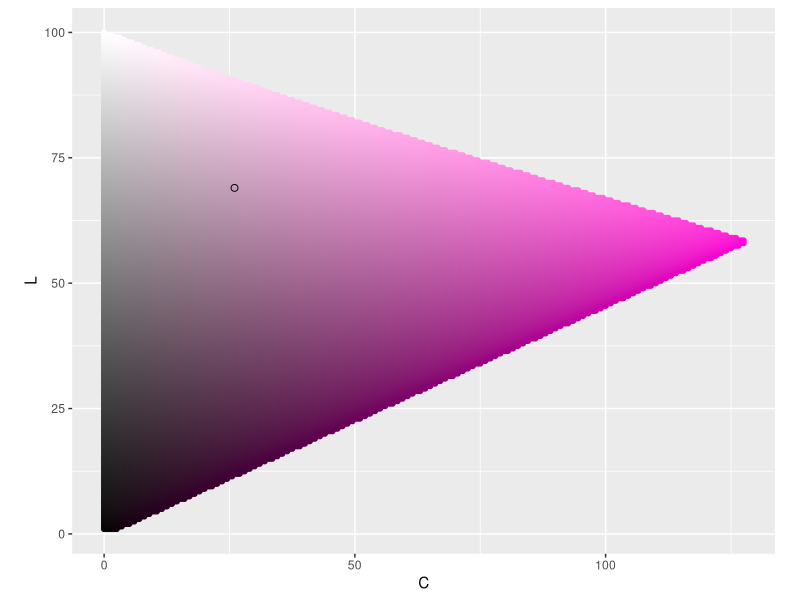
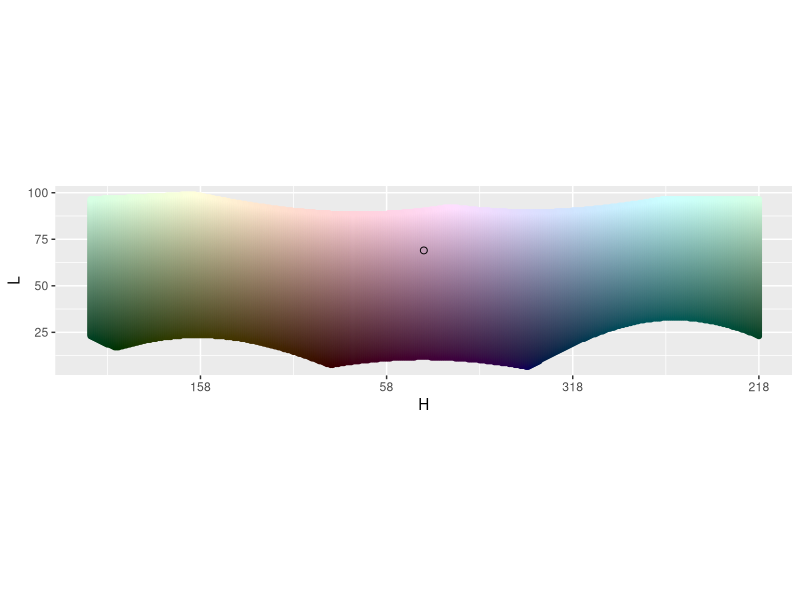
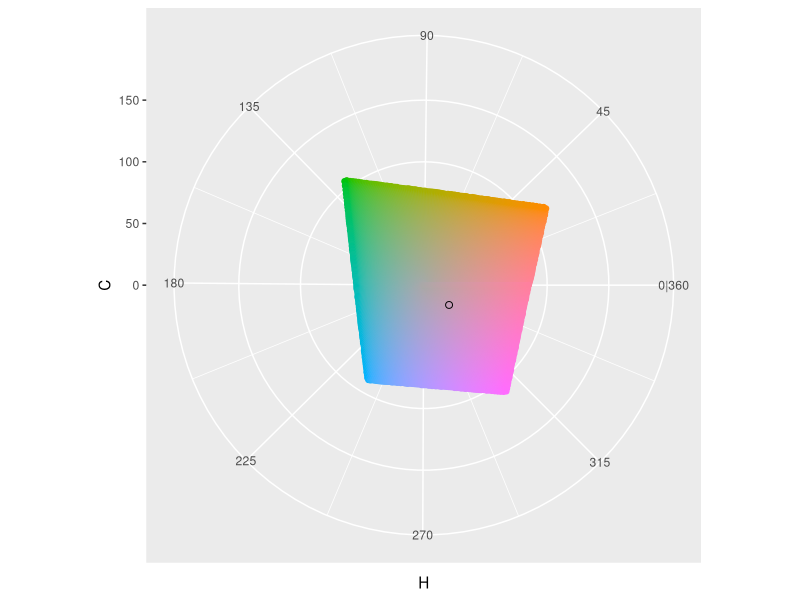
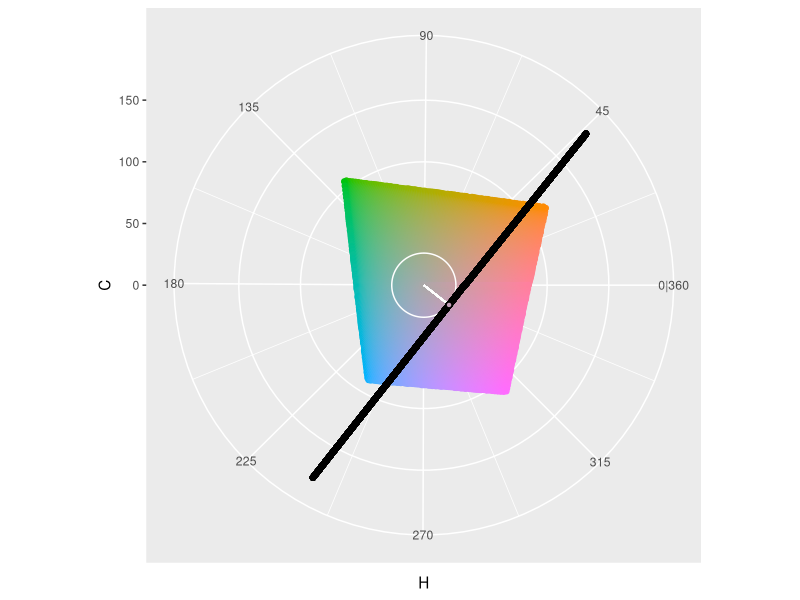
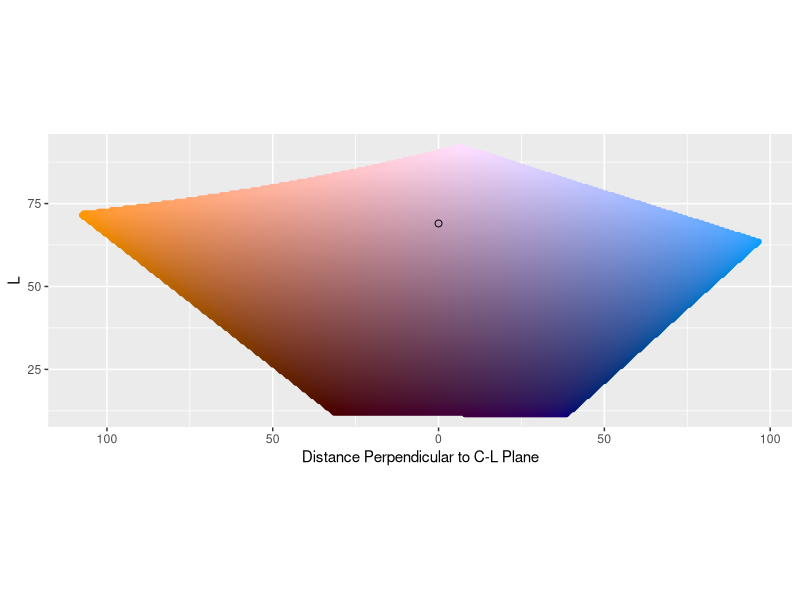
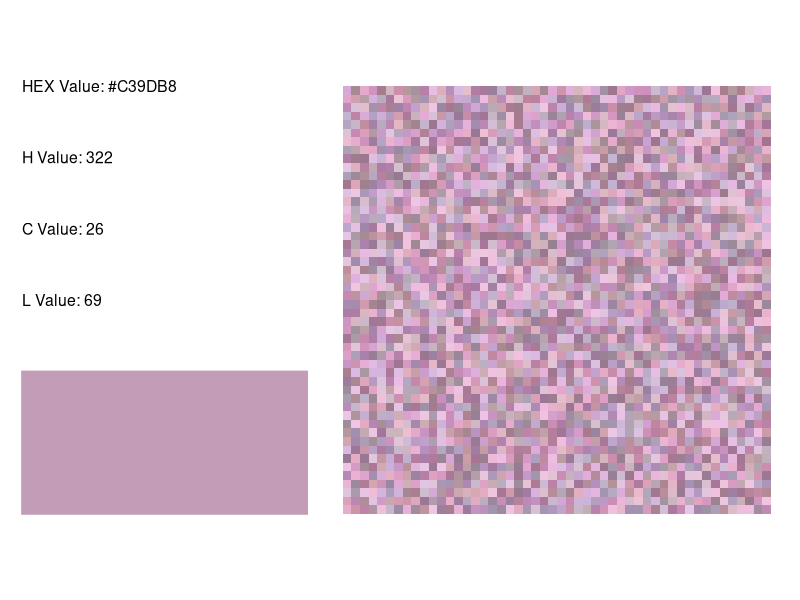
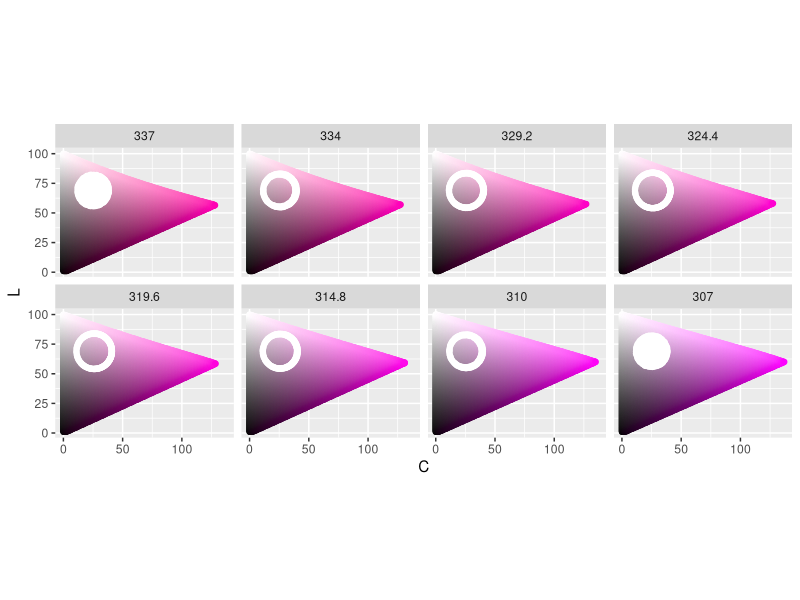
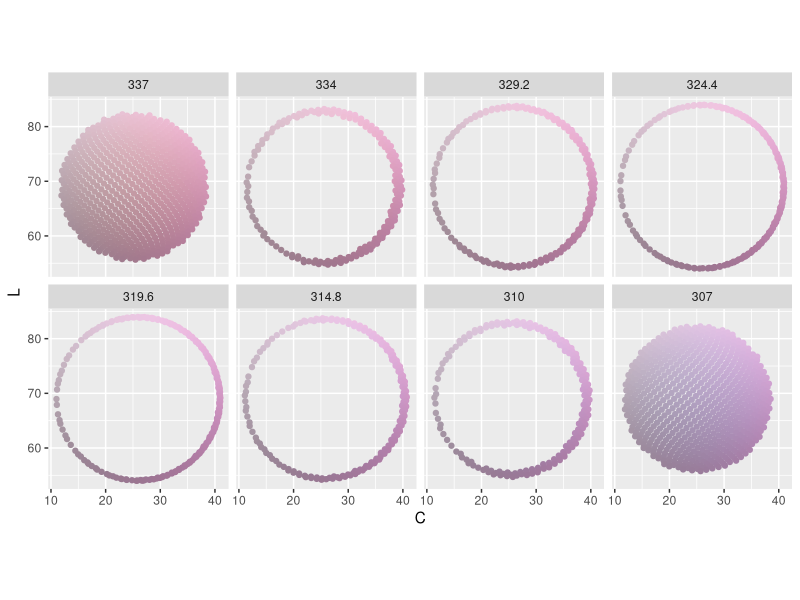

Write R code to recreate these figures, in order.
## ---- chunk 1
knitr::opts_chunk$set(eval = FALSE)
knitr::opts_knit$set(bookdown.internal.label = FALSE)
knitr::opts_chunk$set(out.extra = 'style="display:block; margin:auto;"')  # center
## ---- chunk 2
##---------
# Libraries
##---------
library(tidyverse)
library(patchwork)
library(colorspace)

##------------
# Pick a color
##------------
H_point <- 322
C_point <- 26
L_point <- 69

color_hex <- hcl(H_point, 
                 C_point, 
                 L_point,
                 fixup = FALSE)

##--------------------------------
# See color in H, C, L color space 
##--------------------------------
# C-L Plane ----
get_C_L_plane <- function(H_point) {
  expand_grid(H = H_point,
              C = seq(0, 180, .5),
              L = seq(1, 100, .5)) %>%
    mutate(color_value = hcl(H, C, L, fixup = FALSE)) %>%
    filter(!is.na(color_value))
}
C_L_plane <- get_C_L_plane(H_point)

graph_C_L_plane <- function(C_L_plane, color_hex) {
  ggplot() +
    geom_point(data = C_L_plane,
               aes(C, L, color = color_value, fill = color_value)) +
    scale_x_continuous(labels = abs) +
    scale_color_identity() +
    scale_fill_identity() +
    geom_point(aes(x = C_point,
                   y = L_point),
               color = 'black',
               fill = color_hex,
               shape = 21,
               size = 2) +
    coord_equal()
}
graph_C_L_plane(C_L_plane, color_hex)

# H-L Curve ----
get_H_L_curve <- function(C_point) {
  expand_grid(H = seq(1, 360, 1),
              C = C_point,
              L = seq(1, 100, .5)) %>%
    mutate(color_value = hcl(H, C, L, fixup = FALSE)) %>%
    filter(!is.na(color_value))
}
H_L_curve <- get_H_L_curve(C_point)

label_H_center <- function(H_point, ...) {
  function(x) {(x + (180 - H_point)) %% 360}
}

graph_H_L_curve <- function(H_L_curve, color_hex, H_point) {
  ggplot() +
    geom_point(data = H_L_curve,
               aes((H + (180 - H_point)) %% 360, L, 
                   color = color_value, fill = color_value)) +
    scale_color_identity() +
    scale_fill_identity() +
    geom_point(aes(x = 180, # Because we rotated points to not drop over edge
                   y = L_point),
               color = 'black',
               fill = color_hex,
               shape = 21,
               size = 2) +
    scale_x_reverse('H', # Like you're standing on the inside
                    labels = label_H_center(H_point = H_point),
                    limits = c(360, 0)) +
    coord_equal()
}
graph_H_L_curve(H_L_curve, color_hex, H_point)

# H-C plane ----
get_H_C_plane <- function(L_point){
  expand_grid(H = seq(1, 360, 1),
              C = seq(0, 180, .5),
              L = L_point) %>%
    mutate(color_value = hcl(H, C, L, fixup = FALSE)) %>%
    filter(!is.na(color_value))
}
H_C_plane <- get_H_C_plane(L_point)

graph_H_C_plane <- function(H_C_plane, color_hex) {
  ggplot() +
    geom_point(data = H_C_plane,
               aes(H, C, color = color_value, fill = color_value)) +
    scale_color_identity() +
    scale_fill_identity() +
    scale_x_continuous(breaks = seq(45, 360, 45),
                       minor_breaks = seq(0, 315, 45) + 45/2,
                       labels = c('45', '90', '135', '180', 
                                  '225', '270', '315', '0|360')) +
    scale_y_continuous(limits = c(0, 180)) +
    geom_point(aes(x = H_point,
                   y = C_point),
               color = 'black',
               fill = color_hex,
               shape = 21,
               size = 2) +
    coord_polar(start = 270 * pi / 180,
                direction = -1)
}
graph_H_C_plane(H_C_plane, color_hex)

# C tangent plane ----
C_circle <- data.frame(H = seq(1, 360),
                       C = C_point,
                       color_value = "white")
C_tangent_plane <- expand_grid(x = C_point, # Plane perpendicular to H at C
                               perpendicular_from_C_L = 
                                 seq(-sqrt(180^2 - C_point^2), sqrt(180^2 - C_point^2)),
                               L = seq(1, 100, 1)) %>%
  mutate(x_rotate = x * cos(H_point * pi/180) -  # rotate
           perpendicular_from_C_L * sin(H_point * pi/180),
         y_rotate = x * sin(H_point * pi/180) + 
           perpendicular_from_C_L * cos(H_point * pi/180)) %>%
  mutate(x = x_rotate,
         y = y_rotate) %>%
  select(-x_rotate, -y_rotate)  %>%
  mutate(H = (atan2(y, x) * 180/pi) %% 360,
         C = sqrt(x^2 + y^2)) %>%
  mutate(color_value = "white")
ggplot(data = H_C_plane,
       aes(H, C, color = color_value, fill = color_value)) +
  geom_point() +
  scale_color_identity() +
  scale_fill_identity() +
  scale_x_continuous(breaks = seq(45, 360, 45),
                     minor_breaks = seq(0, 315, 45) + 45/2,
                     labels = c('45', '90', '135', '180', 
                                '225', '270', '315', '0|360')) +
  scale_y_continuous(limits = c(0, 180)) +
  geom_path(data = C_circle) +
  geom_segment(x = H_point,
               y = 0,
               xend = H_point,
               yend = C_point,
               col = "white") +
  geom_point(data = C_tangent_plane, col = "black") +
  geom_point(x = H_point,
             y = C_point,
             color = 'black',
             fill = color_hex,
             shape = 21) +
  coord_polar(start = 270 * pi / 180,
              direction = -1)

get_C_tangent_plane <- function(H_point, C_point) {
  expand_grid(x = C_point, # Plane perpendicular to H at C
              perpendicular_from_C_L = seq(-180, 180, .5),
              L = seq(1, 100, .5)) %>%
    mutate(x_rotate = x * cos(H_point * pi/180) -  # rotate
             perpendicular_from_C_L * sin(H_point * pi/180),
           y_rotate = x * sin(H_point * pi/180) + 
             perpendicular_from_C_L * cos(H_point * pi/180)) %>%
    mutate(x = x_rotate,
           y = y_rotate) %>%
    select(-x_rotate, -y_rotate)  %>%
    mutate(H = (atan2(y, x) * 180/pi) %% 360,
           C = sqrt(x^2 + y^2)) %>%
    mutate(color_value = hcl(H, C, L, fixup = FALSE)) %>%
    filter(!is.na(color_value))
}
C_tangent_plane <- get_C_tangent_plane(H_point, C_point)

graph_C_tangent_plane <- function(C_tangent_plane, color_hex) {
  ggplot() +
    geom_point(data = C_tangent_plane,
               aes(perpendicular_from_C_L, L, 
                   color = color_value, fill = color_value)) +
    scale_color_identity() +
    scale_fill_identity() +
    scale_x_reverse("Distance Perpendicular to C-L Plane",
                    labels = abs) +
    geom_point(aes(x = 0,
                   y = L_point),
               color = 'black',
               fill = color_hex,
               shape = 21,
               size = 2) +
    coord_equal()
}
graph_C_tangent_plane(C_tangent_plane, color_hex)
## ---- chunk 3
knitr::include_graphics('/post/2021-08-10-choosing-nearby-colors-part-2/index.en-us_files/c_l_plane.png', error = FALSE)
## ---- chunk 4
knitr::include_graphics('/post/2021-08-10-choosing-nearby-colors-part-2/index.en-us_files/h_c_plane.png', error = FALSE)
## ---- chunk 5
knitr::include_graphics('/post/2021-08-10-choosing-nearby-colors-part-2/index.en-us_files/h_l_curve.png', error = FALSE)
## ---- chunk 6
knitr::include_graphics('/post/2021-08-10-choosing-nearby-colors-part-2/index.en-us_files/c_tangent_plane_setup.png', error = FALSE)
## ---- chunk 7
knitr::include_graphics('/post/2021-08-10-choosing-nearby-colors-part-2/index.en-us_files/c_tangent_plane.png', error = FALSE)
## ---- chunk 8
##------------------
# x, y, L perimeter
##------------------
width <- 15
n_color <- 50 ^ 2

# http://extremelearning.com.au/how-to-evenly-distribute-points-on-a-sphere-more-effectively-than-the-canonical-fibonacci-lattice/#more-3069
get_xyl_data <- function(H_point, C_point, L_point, width, n_color) {
  data.frame(theta = 2 * pi * seq(0, n_color - 1) / ((1 + sqrt(5)) / 2),
             phi = acos(1 - 2 * (seq(0, n_color - 1) + .5) / n_color)) %>%
    mutate(x = cos(theta) * sin(phi),
           y = sin(theta) * sin(phi),
           L = cos(phi)) %>%
    mutate(x = x * width + C_point * cos(H_point * pi/180),
           y = y * width + C_point * sin(H_point * pi/180),
           L = L * width + L_point) %>%
    mutate(H = (atan2(y, x) * 180/pi) %% 360,
           C = sqrt(x^2 + y^2)) %>%
    filter(L >= 0 & L <= 100 & C >= 0) %>%
    mutate(color_value = hcl(h = H,
                             c = C,
                             l = L)) %>%
    mutate(x = C * cos(H * pi/180),
           y = C * sin(H * pi/180)) %>%
    mutate(perpendicular_from_C_L = x * sin(-H_point * pi/180) + 
             y * cos(-H_point * pi/180),
           parallel_along_C_L = x * cos(-H_point * pi/180) - 
             y * sin(-H_point * pi/180)) %>%
    mutate(row_value = sample(row_number(), n()),
           col_value = ceiling(row_value / sqrt(n_color))) %>%
    mutate(row_value = (row_value %% sqrt(n_color)) + 1) %>%
    mutate(L_cut = as.character(
      cut(L, breaks = c(-Inf, seq(L_point - width, 
                                  L_point + width, 
                                  length.out = 7), 
                        Inf),
          labels = c(L_point - width, 
                     seq(L_point - (width * .8), 
                         L_point + (width * .8), 
                         length.out = 6), 
                     L_point + width))),
      C_cut = as.character(
        cut(C,
            breaks = c(-Inf, 
                       seq(C_point - width, 
                           C_point + width, 
                           length.out = 7), 
                       Inf),
            labels = c(C_point - width, 
                       seq(C_point - (width * .8), 
                           C_point + (width * .8), 
                           length.out = 6), 
                       C_point + width))),
      H_cut = as.character(
        cut((180 - abs(abs(H - H_point) - 180)) * 
              sign(180 - abs(H - H_point)) * 
              sign(H - H_point),
            breaks = c(-Inf, 
                       seq(0 - width, 
                           0 + width, 
                           length.out = 7), 
                       Inf),
            labels = c(H_point - width, 
                       seq(H_point - (width * .8), 
                           H_point + (width * .8), 
                           length.out = 6), 
                       H_point + width) %% 360)),
      perpendicular_from_C_L_cut = as.character(
        cut(perpendicular_from_C_L,
            breaks = c(-Inf, seq(0 - width, 
                                 0 + width, 
                                 length.out = 7), 
                       Inf),
            labels = c(0 - width, 
                       seq(0 - (width * .8), 
                           0 + (width * .8), 
                           length.out = 6), 
                       0 + width))),
      parallel_along_C_L_cut = as.character(
        cut(parallel_along_C_L,
            breaks = c(-Inf, 
                       seq(C_point - width, 
                           C_point + width, 
                           length.out = 7), 
                       Inf),
            labels = c(C_point - width, 
                       seq(C_point - (width * .8), 
                           C_point + (width * .8), 
                           length.out = 6), 
                       C_point + width)))) %>%
    mutate(L_cut = as.factor(as.numeric(L_cut)),
           C_cut = as.factor(as.numeric(C_cut)),
           H_cut = as.factor(as.numeric(H_cut)),
           perpendicular_from_C_L_cut = 
             as.factor(as.numeric(perpendicular_from_C_L_cut)),
           parallel_along_C_L_cut = 
             as.factor(as.numeric(parallel_along_C_L_cut))) %>%
    mutate(H_cut = fct_expand(H_cut, 
                              as.character(c(H_point - width, 
                                             seq(H_point - (width * .8), 
                                                 H_point + (width * .8), 
                                                 length.out = 6), 
                                             H_point + width) %% 360)),
           perpendicular_from_C_L_cut = 
             fct_expand(perpendicular_from_C_L_cut,
                        as.character(c(0 - width, 
                                       seq(0 - (width * .8), 
                                           0 + (width * .8), 
                                           length.out = 6), 
                                       0 + width)))) %>%
    mutate(H_cut = fct_relevel(H_cut, 
                               as.character(c(H_point - width, 
                                              seq(H_point - (width * .8), 
                                                  H_point + (width * .8), 
                                                  length.out = 6), 
                                              H_point + width) %% 360)),
           perpendicular_from_C_L_cut = 
             fct_relevel(perpendicular_from_C_L_cut,
                         as.character(c(0 - width, 
                                        seq(0 - (width * .8), 
                                            0 + (width * .8), 
                                            length.out = 6), 
                                        0 + width)))) %>%
    mutate(H_cut = fct_rev(H_cut),
           perpendicular_from_C_L_cut = fct_rev(perpendicular_from_C_L_cut))
}

xyl <- get_xyl_data(H_point, C_point, L_point, width, n_color)

graph_info <- function(H_point, C_point, L_point) {
  color_hex <- hcl(H_point, 
                   C_point,
                   L_point,
                   fixup = FALSE)
  
  ggplot() +
    geom_rect(aes(xmin = 0, xmax = 1,
                  ymin = 0, ymax = .5), col = color_hex, fill = color_hex) +
    geom_text(data = data.frame(x = 0,
                                y = seq(1.5, .75, -.25),
                                label = c(paste("HEX Value:", color_hex), 
                                          paste("H Value:", H_point),
                                          paste("C Value:", C_point),
                                          paste("L Value:", L_point))),
              aes(x, y, label = label), hjust = 0, size = 4) +
    coord_equal() +
    theme_void()
}

graph_sample <- function(color_points) {
  ggplot(data = color_points,
         aes(x = row_value,
             y = col_value,
             fill = color_value)) +
    geom_tile() +
    coord_equal() +
    scale_fill_identity() +
    theme_void()
}

p1 <- graph_info(H_point, C_point, L_point)
p2 <- graph_sample(xyl)
p1 + p2

# C L plane by H
graph_C_L_by_H <- function(color_points) {
  ggplot(data = color_points, aes(C, L, 
                                  col = color_value, fill = color_value)) +
    geom_point() +
    scale_color_identity() +
    scale_fill_identity() +
    facet_wrap(~ H_cut, nrow = 2) +
    coord_equal() 
}

get_C_L_plane_by_H <- function(color_points, H_point, width) {
  map_dfr(as.numeric(as.character(unique(color_points$H_cut))), 
          get_C_L_plane) %>%
    mutate(H_cut = as.factor(H)) %>%
    mutate(H_cut = fct_expand(H_cut, 
                              as.character(c(H_point - width, 
                                             seq(H_point - (width * .8), 
                                                 H_point + (width * .8), 
                                                 length.out = 6), 
                                             H_point + width) %% 360))) %>%
    mutate(H_cut = fct_relevel(H_cut, 
                               as.character(c(H_point - width, 
                                              seq(H_point - (width * .8), 
                                                  H_point + (width * .8), 
                                                  length.out = 6), 
                                              H_point + width) %% 360))) %>%
    mutate(H_cut = fct_rev(H_cut))
}
C_L_plane_by_H <- get_C_L_plane_by_H(xyl, H_point, width)

graph_C_L_plane_by_H <- function(C_L_plane, color_points) {
  ggplot() +
    geom_point(data = C_L_plane,
               aes(C, L, color = color_value, fill = color_value)) +
    geom_point(data = color_points,
               aes(C, L, color = "white", fill = "white")) +
    scale_x_continuous(labels = abs) +
    scale_color_identity() +
    scale_fill_identity() +
    facet_wrap(~ H_cut, nrow = 2) +
    coord_equal()
}
graph_C_L_plane_by_H(C_L_plane_by_H, xyl)
graph_C_L_by_H(xyl)

# H L curve
graph_H_L_by_C <- function(color_points, H_point) {
  ggplot(data = color_points, aes((H + (180 - H_point)) %% 360, L, 
                                  color = color_value, fill = color_value)) +
    geom_point() +
    scale_color_identity() +
    scale_fill_identity() +
    scale_x_reverse('H', # Like you're standing on the inside
                    labels = label_H_center(H_point = H_point)) +
    facet_wrap(~ C_cut, nrow = 2) +
    coord_equal()
}

get_H_L_curve_by_C <- function(color_points) {
  map_dfr(as.numeric(as.character(
    unique(color_points$C_cut))), get_H_L_curve) %>%
    mutate(C_cut = as.factor(C))
}
H_L_curve_by_C <- get_H_L_curve_by_C(xyl)

graph_H_L_curve_by_C <- function(H_L_curve_by_C, color_points, H_point) {
  ggplot() +
    geom_point(data = H_L_curve_by_C,
               aes((H + (180 - H_point)) %% 360, L, 
                   color = color_value, fill = color_value)) +
    geom_point(data = color_points,
               aes((H + (180 - H_point)) %% 360, L, 
                   color = "white", fill = "white")) +
    scale_color_identity() +
    scale_fill_identity() +
    scale_x_reverse('H', # Like you're standing on the inside
                    labels = label_H_center(H_point = H_point),
                    limits = c(360, 0)) +
    facet_wrap(~ C_cut, nrow = 2) +
    coord_equal()
}
graph_H_L_curve_by_C(H_L_curve_by_C, xyl, H_point)
graph_H_L_by_C(xyl, H_point)

# H C plane by L
graph_x_y_by_L <- function(color_points, H_point) {
  ggplot(data = color_points, aes(x, y, 
                                  col = color_value, fill = color_value)) +
    geom_abline(slope = c(tan(-67.5 * pi/180), 
                          tan(-45 * pi/180), 
                          tan(-22.5 * pi/180),
                          0, 100000,
                          tan(22.5 * pi/180), 
                          tan(45 * pi/180), 
                          tan(67.5 * pi/180)), 
                intercept = 0,
                color = "white") +
    geom_abline(slope = tan(H_point * pi/180), 
                intercept = 0,
                color = "black") +
    geom_point() +
    scale_color_identity() +
    scale_fill_identity() +
    facet_wrap(~ L_cut, nrow = 2) +
    coord_equal() +
    theme(axis.line=element_blank(), axis.text.x=element_blank(),
          axis.text.y=element_blank(), axis.ticks=element_blank(),
          axis.title.x=element_blank(), axis.title.y=element_blank(),
          panel.grid.major=element_blank(), panel.grid.minor=element_blank())
}

get_H_C_plane_by_L <- function(color_points) {
  map_dfr(as.numeric(
    as.character(unique(color_points$L_cut))), get_H_C_plane) %>%
    mutate(L_cut = as.factor(L))
}
H_C_plane_by_L <- get_H_C_plane_by_L(xyl)

graph_H_C_plane_by_L <- function(H_C_plane_by_L, color_points) {
  ggplot() +
    geom_point(data = H_C_plane_by_L,
               aes(H, C, color = color_value, fill = color_value)) +
    geom_point(data = color_points,
               aes(H , C, color = "white", fill = "white")) +
    scale_color_identity() +
    scale_fill_identity() +
    scale_x_continuous(breaks = seq(45, 360, 45),
                       minor_breaks = seq(0, 315, 45) + 45/2,
                       labels = c('45', '90', '135', '180', 
                                  '225', '270', '315', '0|360')) +
    scale_y_continuous(limits = c(0, 180)) +
    facet_wrap(~ L_cut, nrow = 2) +
    coord_polar(start = 270 * pi / 180,
                direction = -1)
}
graph_H_C_plane_by_L(H_C_plane_by_L, xyl)
graph_x_y_by_L(xyl, H_point)

# C tangent plane
label_perpendicular_from_C_L_cut<- function(x) {
  as.character(abs(as.numeric(x)))
}

graph_parallel_perpendicular_by_L <- function(color_points) {
  ggplot(data = color_points, 
         aes(x = parallel_along_C_L,
             y = perpendicular_from_C_L,
             color = color_value)) +
    geom_point() +
    scale_color_identity() +
    scale_y_continuous("Distance Perpendicular to C-L Plane", # similar to H
                       labels = abs) +
    labs(x = "Distance Parallel to C-L Plane") + # similar to C
    facet_wrap(~ L_cut, nrow = 2) +
    coord_equal()
}
graph_parallel_perpendicular_by_L(xyl)

graph_perpendicular_L_by_parallel <- function(color_points) {
  ggplot(data = color_points, 
         aes(x = perpendicular_from_C_L,
             y = L,
             color = color_value)) +
    geom_point() +
    scale_color_identity() +
    scale_x_continuous("Distance Perpendicular to C-L Plane",
                       labels = abs) +
    scale_y_continuous(labels = abs) +
    facet_wrap(~ parallel_along_C_L_cut, nrow = 2) +
    coord_equal()
}
graph_perpendicular_L_by_parallel(xyl)

graph_parallel_L_by_perpendicular <- function(color_points) {
  ggplot(data = color_points, 
         aes(x = parallel_along_C_L,
             y = L,
             color = color_value)) +
    geom_point() +
    scale_color_identity() +
    labs(x = "Distance Parallel to C-L Plane") +
    facet_wrap(~ perpendicular_from_C_L_cut, nrow = 2,
               labeller = as_labeller(label_perpendicular_from_C_L_cut)) +
    coord_equal()
}
graph_parallel_L_by_perpendicular(xyl)
## ---- chunk 9
knitr::include_graphics('/post/2021-08-10-choosing-nearby-colors-part-2/index.en-us_files/xyl_info.png', error = FALSE)
## ---- chunk 10
knitr::include_graphics('/post/2021-08-10-choosing-nearby-colors-part-2/index.en-us_files/xyl_c_l_plane.png', error = FALSE)
## ---- chunk 11
knitr::include_graphics('/post/2021-08-10-choosing-nearby-colors-part-2/index.en-us_files/xyl_c_l.png', error = FALSE)
## ---- chunk 12
knitr::include_graphics('/post/2021-08-10-choosing-nearby-colors-part-2/index.en-us_files/xyl_h_l_curve.png', error = FALSE)
## ---- chunk 13
knitr::include_graphics('/post/2021-08-10-choosing-nearby-colors-part-2/index.en-us_files/xyl_h_l.png', error = FALSE)
## ---- chunk 14
knitr::include_graphics('/post/2021-08-10-choosing-nearby-colors-part-2/index.en-us_files/xyl_h_c_plane.png', error = FALSE)
## ---- chunk 15
knitr::include_graphics('/post/2021-08-10-choosing-nearby-colors-part-2/index.en-us_files/xyl_h_c.png', error = FALSE)
## ---- chunk 16
knitr::include_graphics('/post/2021-08-10-choosing-nearby-colors-part-2/index.en-us_files/xyl_par_per.png', error = FALSE)
## ---- chunk 17
knitr::include_graphics('/post/2021-08-10-choosing-nearby-colors-part-2/index.en-us_files/xyl_per_l.png', error = FALSE)
## ---- chunk 18
knitr::include_graphics('/post/2021-08-10-choosing-nearby-colors-part-2/index.en-us_files/xyl_par_l.png', error = FALSE)
## ---- chunk 19
##------------------
# H, C, L, perimeter
##------------------
get_hcl_data <- function(H_point, C_point, L_point, width, n_color) {
 data.frame(theta = 2 * pi * seq(0, n_color - 1) / ((1 + sqrt(5)) / 2),
                  phi = acos(1 - 2 * (seq(0, n_color - 1) + .5) / n_color)) %>%
  mutate(H = cos(theta) * sin(phi),
         C = sin(theta) * sin(phi),
         L = cos(phi)) %>%
  mutate(H = H * width + H_point,
         C = C * width + C_point,
         L = L * width + L_point) %>%
  mutate(H = H %% 360) %>% # not really needed except for graphs
  filter(L >= 0 & L <= 100 & C >= 0) %>%
  mutate(color_value = hcl(h = H,
                           c = C,
                           l = L)) %>%
  mutate(x = C * cos(H * pi/180),
         y = C * sin(H * pi/180)) %>%
  mutate(perpendicular_from_C_L = x * sin(-H_point * pi/180) + 
           y * cos(-H_point * pi/180), # not a C value since we didn't rotate by H
         parallel_along_C_L = x * cos(-H_point * pi/180) - 
           y * sin(-H_point * pi/180)) %>%
  mutate(row_value = sample(row_number(), n()),
         col_value = ceiling(row_value / sqrt(n_color))) %>%
  mutate(row_value = (row_value %% sqrt(n_color)) + 1) %>%
  mutate(L_cut = as.character(
    cut(L, breaks = c(-Inf, seq(L_point - width, 
                                L_point + width, 
                                length.out = 7), 
                      Inf),
        labels = c(L_point - width, 
                   seq(L_point - (width * .8), 
                       L_point + (width * .8), 
                       length.out = 6), 
                   L_point + width))),
         C_cut = as.character(
           cut(C,
               breaks = c(-Inf, 
                          seq(C_point - width, 
                              C_point + width, 
                              length.out = 7), 
                          Inf),
               labels = c(C_point - width, 
                          seq(C_point - (width * .8), 
                              C_point + (width * .8), 
                              length.out = 6), 
                          C_point + width))),
         H_cut = as.character(
           cut((180 - abs(abs(H - H_point) - 180)) * 
                 sign(180 - abs(H - H_point)) * 
                 sign(H - H_point),
               breaks = c(-Inf, 
                          seq(0 - width, 
                              0 + width, 
                              length.out = 7), 
                          Inf),
               labels = c(H_point - width, 
                          seq(H_point - (width * .8), 
                              H_point + (width * .8), 
                              length.out = 6), 
                          H_point + width) %% 360)),
         perpendicular_from_C_L_cut = as.character(
           cut(perpendicular_from_C_L,
               breaks = c(-Inf, seq(0 - width, 
                                    0 + width, 
                                    length.out = 7), 
                          Inf),
               labels = c(0 - width, 
                          seq(0 - (width * .8), 
                              0 + (width * .8), 
                              length.out = 6), 
                          0 + width))),
         parallel_along_C_L_cut = as.character(
           cut(parallel_along_C_L,
               breaks = c(-Inf, 
                          seq(C_point - width, 
                              C_point + width, 
                              length.out = 7), 
                          Inf),
               labels = c(C_point - width, 
                          seq(C_point - (width * .8), 
                              C_point + (width * .8), 
                              length.out = 6), 
                          C_point + width)))) %>%
  mutate(L_cut = as.factor(as.numeric(L_cut)),
         C_cut = as.factor(as.numeric(C_cut)),
         H_cut = as.factor(as.numeric(H_cut)),
         perpendicular_from_C_L_cut = 
           as.factor(as.numeric(perpendicular_from_C_L_cut)),
         parallel_along_C_L_cut = 
           as.factor(as.numeric(parallel_along_C_L_cut))) %>%
  mutate(H_cut = fct_expand(H_cut, 
                            as.character(c(H_point - width, 
                                           seq(H_point - (width * .8), 
                                               H_point + (width * .8), 
                                               length.out = 6), 
                                           H_point + width) %% 360)),
         perpendicular_from_C_L_cut = 
           fct_expand(perpendicular_from_C_L_cut,
                      as.character(c(0 - width, 
                                     seq(0 - (width * .8), 
                                         0 + (width * .8), 
                                         length.out = 6), 
                                     0 + width)))) %>%
  mutate(H_cut = fct_relevel(H_cut, 
                             as.character(c(H_point - width, 
                                            seq(H_point - (width * .8), 
                                                H_point + (width * .8), 
                                                length.out = 6), 
                                            H_point + width) %% 360)),
         perpendicular_from_C_L_cut = 
           fct_relevel(perpendicular_from_C_L_cut,
                      as.character(c(0 - width, 
                                     seq(0 - (width * .8), 
                                         0 + (width * .8), 
                                         length.out = 6), 
                                     0 + width)))) %>%
  mutate(H_cut = fct_rev(H_cut),
         perpendicular_from_C_L_cut = fct_rev(perpendicular_from_C_L_cut))
}

hcl <- get_hcl_data(H_point, C_point, L_point, width, n_color)

p1 <- graph_info(H_point, C_point, L_point)
p2 <- graph_sample(hcl)
p1 + p2

# C L plane by H
C_L_plane_by_H <- get_C_L_plane_by_H(hcl, H_point, width)
graph_C_L_by_H(hcl)
graph_C_L_plane_by_H(C_L_plane_by_H, hcl)

# H L curve
H_L_curve_by_C <- get_H_L_curve_by_C(hcl)
graph_H_L_by_C(hcl, H_point)
graph_H_L_curve_by_C(H_L_curve_by_C, hcl, H_point)

# H C plane by L
H_C_plane_by_L <- get_H_C_plane_by_L(hcl)
graph_x_y_by_L(hcl, H_point)
graph_H_C_plane_by_L(H_C_plane_by_L, hcl)

# C tangent plane
graph_parallel_perpendicular_by_L(hcl)

graph_perpendicular_L_by_parallel(hcl)

graph_parallel_L_by_perpendicular(hcl)
## ---- chunk 20
knitr::include_graphics('/post/2021-08-10-choosing-nearby-colors-part-2/index.en-us_files/hcl_info.png', error = FALSE)
## ---- chunk 21
knitr::include_graphics('/post/2021-08-10-choosing-nearby-colors-part-2/index.en-us_files/hcl_c_l_plane.png', error = FALSE)
## ---- chunk 22
knitr::include_graphics('/post/2021-08-10-choosing-nearby-colors-part-2/index.en-us_files/hcl_c_l.png', error = FALSE)
## ---- chunk 23
knitr::include_graphics('/post/2021-08-10-choosing-nearby-colors-part-2/index.en-us_files/hcl_h_l_curve.png', error = FALSE)
## ---- chunk 24
knitr::include_graphics('/post/2021-08-10-choosing-nearby-colors-part-2/index.en-us_files/hcl_h_l.png', error = FALSE)
## ---- chunk 25
knitr::include_graphics('/post/2021-08-10-choosing-nearby-colors-part-2/index.en-us_files/hcl_h_c_plane.png', error = FALSE)
## ---- chunk 26
knitr::include_graphics('/post/2021-08-10-choosing-nearby-colors-part-2/index.en-us_files/hcl_h_c.png', error = FALSE)
## ---- chunk 27
knitr::include_graphics('/post/2021-08-10-choosing-nearby-colors-part-2/index.en-us_files/hcl_par_per.png', error = FALSE)
## ---- chunk 28
knitr::include_graphics('/post/2021-08-10-choosing-nearby-colors-part-2/index.en-us_files/hcl_per_l.png', error = FALSE)
## ---- chunk 29
knitr::include_graphics('/post/2021-08-10-choosing-nearby-colors-part-2/index.en-us_files/hcl_par_l.png', error = FALSE)
## ---- chunk 30
##-------
# Compare
##-------
compare <- rbind(xyl[, c('H', 'C', 'L', 'x', 'y', 
                         'H_cut', 'C_cut', 'L_cut', 
                         'perpendicular_from_C_L', 'parallel_along_C_L', 
                         'perpendicular_from_C_L_cut', 'parallel_along_C_L_cut',
                         'row_value', 'col_value', 'color_value')],
                 hcl[, c('H', 'C', 'L', 'x', 'y', 
                         'H_cut', 'C_cut', 'L_cut', 
                         'perpendicular_from_C_L', 'parallel_along_C_L', 
                         'perpendicular_from_C_L_cut', 'parallel_along_C_L_cut',
                         'row_value', 'col_value', 'color_value')]) %>%
  mutate(setting = c(rep('XYL', n_color), rep('HCL', n_color))) 

# C L plane
graph_C_L_by_H_comparison <- function(color_points) {
  ggplot(data = color_points, aes(C, L, col = setting)) +
    geom_point(alpha = .5) +
    facet_wrap(~ H_cut, nrow = 2) +
    coord_equal() +
    scale_color_discrete("") +
    theme(legend.position = "bottom")
}
graph_C_L_by_H_comparison(compare)

# H L curve
graph_H_L_by_C_comparison <- function(color_points, H_point) {
  ggplot(data = color_points, 
         aes((H + (180 - H_point)) %% 360, L, color = setting)) +
    geom_point(alpha = .5) +
    scale_x_reverse('H',
                    labels = label_H_center(H_point = H_point)) +
    facet_wrap(~ C_cut, nrow = 2) +
    coord_equal() +
    scale_color_discrete("") +
    theme(legend.position = "bottom")
}
graph_H_L_by_C_comparison(compare, H_point)

# H C plane
graph_x_y_by_L_comparison <- function(color_points, H_point) {
  ggplot(data = color_points, aes(x, y, col = setting)) +
    geom_abline(slope = c(tan(-67.5 * pi/180), 
                          tan(-45 * pi/180), 
                          tan(-22.5 * pi/180),
                          0, 100000,
                          tan(22.5 * pi/180), 
                          tan(45 * pi/180), 
                          tan(67.5 * pi/180)), 
                intercept = 0,
                color = "white") +
    geom_abline(slope = tan(H_point * pi/180), 
                intercept = 0,
                color = "black") +
    geom_point(alpha = .5) +
    facet_wrap(~ L_cut, nrow = 2) +
    coord_equal() +
    scale_color_discrete("") +
    theme(legend.position = "bottom",
          axis.line=element_blank(), axis.text.x=element_blank(),
          axis.text.y=element_blank(), axis.ticks=element_blank(),
          axis.title.x=element_blank(), axis.title.y=element_blank(),
          panel.grid.major=element_blank(), panel.grid.minor=element_blank())
}
graph_x_y_by_L_comparison(compare, H_point)

# C tangent plane
graph_parallel_perpendicular_by_L_comparison <- function(color_points) {
  ggplot(data = color_points, 
         aes(x = parallel_along_C_L,
             y = perpendicular_from_C_L,
             color = setting)) +
    geom_point(alpha = .5) +
    scale_y_continuous("Distance Perpendicular to C-L Plane",
                       labels = abs) +
    labs(x = "Distance Parallel to C-L Plane") +
    facet_wrap(~ L_cut, nrow = 2) +
    coord_equal() +
    scale_color_discrete("") +
    theme(legend.position = "bottom")
}
graph_parallel_perpendicular_by_L_comparison(compare)

graph_perpendicular_L_by_parallel_comparison <- function(color_points) {
  ggplot(data = color_points, 
         aes(x = perpendicular_from_C_L,
             y = L,
             color = setting)) +
    geom_point(alpha = .5) +
    scale_x_continuous("Distance Perpendicular to C-L Plane", 
            labels = abs) +
    scale_y_continuous(labels = abs) +
    facet_wrap(~ parallel_along_C_L_cut, nrow = 2) +
    coord_equal() +
    scale_color_discrete("") +
    theme(legend.position = "bottom")
}
graph_perpendicular_L_by_parallel_comparison(compare)

graph_parallel_L_by_perpendicular_comparison <- function(color_points) {
  ggplot(data = color_points, 
         aes(x = parallel_along_C_L,
             y = L,
             color = setting)) +
    geom_point(alpha = .5) +
    labs(x = "Distance Parallel to C-L Plane") +
    facet_wrap(~ perpendicular_from_C_L_cut, nrow = 2,
               labeller = as_labeller(label_perpendicular_from_C_L_cut)) +
    coord_equal() +
    scale_color_discrete("") +
    theme(legend.position = "bottom")
}
graph_parallel_L_by_perpendicular_comparison(compare)

compare <- compare %>%
  group_by(setting) %>%
  arrange((180 - abs(abs(H - H_point) - 180)) * 
            sign(180 - abs(H - H_point)) * sign(H - H_point)) %>%
  mutate(col_value = ceiling(row_number() / sqrt(n_color))) %>%
  arrange(col_value, L) %>%
  group_by(setting, col_value) %>%
  mutate(row_value = row_number())

ggplot(data = compare,
       aes(x = col_value,
           y = row_value,
           fill = color_value)) +
  geom_tile() +
  coord_equal() +
  scale_fill_identity() +
  theme_void() +
  facet_grid(~setting)

compare <- compare %>%
  group_by(setting) %>%
  arrange((180 - abs(abs(H - H_point) - 180)) * 
            sign(180 - abs(H - H_point)) * sign(H - H_point)) %>%
  mutate(col_value = ceiling(row_number() / sqrt(n_color))) %>%
  arrange(col_value, C) %>%
  group_by(setting, col_value) %>%
  mutate(row_value = row_number())

ggplot(data = compare,
       aes(x = col_value,
           y = row_value,
           fill = color_value)) +
  geom_tile() +
  coord_equal() +
  scale_fill_identity() +
  theme_void() +
  facet_grid(~setting)
## ---- chunk 31
knitr::include_graphics('/post/2021-08-10-choosing-nearby-colors-part-2/index.en-us_files/compare_c_l.png', error = FALSE)
## ---- chunk 32
knitr::include_graphics('/post/2021-08-10-choosing-nearby-colors-part-2/index.en-us_files/compare_h_l.png', error = FALSE)
## ---- chunk 33
knitr::include_graphics('/post/2021-08-10-choosing-nearby-colors-part-2/index.en-us_files/compare_h_c.png', error = FALSE)
## ---- chunk 34
knitr::include_graphics('/post/2021-08-10-choosing-nearby-colors-part-2/index.en-us_files/compare_par_per.png', error = FALSE)
## ---- chunk 35
knitr::include_graphics('/post/2021-08-10-choosing-nearby-colors-part-2/index.en-us_files/compare_per_l.png', error = FALSE)
## ---- chunk 36
knitr::include_graphics('/post/2021-08-10-choosing-nearby-colors-part-2/index.en-us_files/compare_par_l.png', error = FALSE)
## ---- chunk 37
knitr::include_graphics('/post/2021-08-10-choosing-nearby-colors-part-2/index.en-us_files/compare_samples.png', error = FALSE)
## ---- chunk 38
knitr::include_graphics('/post/2021-08-10-choosing-nearby-colors-part-2/index.en-us_files/compare_samples2.png', error = FALSE)
## ---- chunk 39
## Try lower value of C ----
C_point <- 16

xyl <- get_xyl_data(H_point, C_point, L_point, width, n_color)

hcl <- get_hcl_data(H_point, C_point, L_point, width, n_color)

compare <- rbind(xyl[, c('H', 'C', 'L', 'x', 'y', 
                         'H_cut', 'C_cut', 'L_cut', 
                         'perpendicular_from_C_L', 'parallel_along_C_L', 
                         'perpendicular_from_C_L_cut', 'parallel_along_C_L_cut',
                         'row_value', 'col_value', 'color_value')],
                 hcl[, c('H', 'C', 'L', 'x', 'y', 
                         'H_cut', 'C_cut', 'L_cut', 
                         'perpendicular_from_C_L', 'parallel_along_C_L', 
                         'perpendicular_from_C_L_cut', 'parallel_along_C_L_cut',
                         'row_value', 'col_value', 'color_value')]) %>%
  mutate(setting = c(rep('XYL', n_color), rep('HCL', n_color))) 

# C L plane
graph_C_L_by_H_comparison(compare)

# H L curve
graph_H_L_by_C_comparison(compare, H_point)

# H C plane
graph_x_y_by_L_comparison(compare, H_point)

# C tangent plane
graph_parallel_perpendicular_by_L_comparison(compare)

graph_perpendicular_L_by_parallel_comparison(compare)

graph_parallel_L_by_perpendicular_comparison(compare)

compare <- compare %>%
  group_by(setting) %>%
  arrange((180 - abs(abs(H - H_point) - 180)) * 
            sign(180 - abs(H - H_point)) * sign(H - H_point)) %>%
  mutate(col_value = ceiling(row_number() / sqrt(n_color))) %>%
  arrange(col_value, L) %>%
  group_by(setting, col_value) %>%
  mutate(row_value = row_number())

ggplot(data = compare,
       aes(x = col_value,
           y = row_value,
           fill = color_value)) +
  geom_tile() +
  coord_equal() +
  scale_fill_identity() +
  theme_void() +
  facet_grid(~setting)

compare <- compare %>%
  group_by(setting) %>%
  arrange((180 - abs(abs(H - H_point) - 180)) * 
            sign(180 - abs(H - H_point)) * sign(H - H_point)) %>%
  mutate(col_value = ceiling(row_number() / sqrt(n_color))) %>%
  arrange(col_value, C) %>%
  group_by(setting, col_value) %>%
  mutate(row_value = row_number())

ggplot(data = compare,
       aes(x = col_value,
           y = row_value,
           fill = color_value)) +
  geom_tile() +
  coord_equal() +
  scale_fill_identity() +
  theme_void() +
  facet_grid(~setting)
## ---- chunk 40
knitr::include_graphics('/post/2021-08-10-choosing-nearby-colors-part-2/index.en-us_files/C_lower_c_l.png', error = FALSE)
## ---- chunk 41
knitr::include_graphics('/post/2021-08-10-choosing-nearby-colors-part-2/index.en-us_files/C_lower_h_l.png', error = FALSE)
## ---- chunk 42
knitr::include_graphics('/post/2021-08-10-choosing-nearby-colors-part-2/index.en-us_files/C_lower_h_c.png', error = FALSE)
## ---- chunk 43
knitr::include_graphics('/post/2021-08-10-choosing-nearby-colors-part-2/index.en-us_files/C_lower_par_per.png', error = FALSE)
## ---- chunk 44
knitr::include_graphics('/post/2021-08-10-choosing-nearby-colors-part-2/index.en-us_files/C_lower_per_l.png', error = FALSE)
## ---- chunk 45
knitr::include_graphics('/post/2021-08-10-choosing-nearby-colors-part-2/index.en-us_files/C_lower_par_l.png', error = FALSE)
## ---- chunk 46
knitr::include_graphics('/post/2021-08-10-choosing-nearby-colors-part-2/index.en-us_files/C_lower_samples.png', error = FALSE)
## ---- chunk 47
knitr::include_graphics('/post/2021-08-10-choosing-nearby-colors-part-2/index.en-us_files/C_lower_samples2.png', error = FALSE)
## ---- chunk 48
## Try higher value of C ----
C_point <- 75
 
xyl <- get_xyl_data(H_point, C_point, L_point, width, n_color)

hcl <- get_hcl_data(H_point, C_point, L_point, width, n_color)

compare <- rbind(xyl[, c('H', 'C', 'L', 'x', 'y', 
                         'H_cut', 'C_cut', 'L_cut', 
                         'perpendicular_from_C_L', 'parallel_along_C_L', 
                         'perpendicular_from_C_L_cut', 'parallel_along_C_L_cut',
                         'row_value', 'col_value', 'color_value')],
                 hcl[, c('H', 'C', 'L', 'x', 'y', 
                         'H_cut', 'C_cut', 'L_cut', 
                         'perpendicular_from_C_L', 'parallel_along_C_L', 
                         'perpendicular_from_C_L_cut', 'parallel_along_C_L_cut',
                         'row_value', 'col_value', 'color_value')]) %>%
  mutate(setting = c(rep('XYL', n_color), rep('HCL', n_color))) 

# C L plane
graph_C_L_by_H_comparison(compare)
ggsave(here::here("output", "color_compare", "C_higher_c_l.png"), 
       width = 5, height = 4)

# H L curve
graph_H_L_by_C_comparison(compare, H_point)
ggsave(here::here("output", "color_compare", "C_higher_h_l.png"), 
       width = 5, height = 4)

# H C plane
graph_x_y_by_L_comparison(compare, H_point)
ggsave(here::here("output", "color_compare", "C_higher_h_c.png"), 
       width = 5, height = 4)

# C tangent plane
graph_parallel_perpendicular_by_L_comparison(compare)
ggsave(here::here("output", "color_compare", "C_higher_par_per.png"), 
       width = 5, height = 5)

graph_perpendicular_L_by_parallel_comparison(compare)
ggsave(here::here("output", "color_compare", "C_higher_per_l.png"), 
       width = 5, height = 4)

graph_parallel_L_by_perpendicular_comparison(compare)
ggsave(here::here("output", "color_compare", "C_higher_par_l.png"), 
       width = 5, height = 4)

compare <- compare %>%
  group_by(setting) %>%
  arrange((180 - abs(abs(H - H_point) - 180)) * 
            sign(180 - abs(H - H_point)) * sign(H - H_point)) %>%
  mutate(col_value = ceiling(row_number() / sqrt(n_color))) %>%
  arrange(col_value, L) %>%
  group_by(setting, col_value) %>%
  mutate(row_value = row_number())

ggplot(data = compare,
       aes(x = col_value,
           y = row_value,
           fill = color_value)) +
  geom_tile() +
  coord_equal() +
  scale_fill_identity() +
  theme_void() +
  facet_grid(~setting)
ggsave(here::here("output", "color_compare", "C_higher_samples.png"), 
       width = 5, height = 2.5)

compare <- compare %>%
  group_by(setting) %>%
  arrange((180 - abs(abs(H - H_point) - 180)) * 
            sign(180 - abs(H - H_point)) * sign(H - H_point)) %>%
  mutate(col_value = ceiling(row_number() / sqrt(n_color))) %>%
  arrange(col_value, C) %>%
  group_by(setting, col_value) %>%
  mutate(row_value = row_number())

ggplot(data = compare,
       aes(x = col_value,
           y = row_value,
           fill = color_value)) +
  geom_tile() +
  coord_equal() +
  scale_fill_identity() +
  theme_void() +
  facet_grid(~setting)
ggsave(here::here("output", "color_compare", "C_higher_samples2.png"), 
       width = 5, height = 2.5)
## ---- chunk 49
knitr::include_graphics('/post/2021-08-10-choosing-nearby-colors-part-2/index.en-us_files/C_higher_c_l.png', error = FALSE)
## ---- chunk 50
knitr::include_graphics('/post/2021-08-10-choosing-nearby-colors-part-2/index.en-us_files/C_higher_h_l.png', error = FALSE)
## ---- chunk 51
knitr::include_graphics('/post/2021-08-10-choosing-nearby-colors-part-2/index.en-us_files/C_higher_h_c.png', error = FALSE)
## ---- chunk 52
knitr::include_graphics('/post/2021-08-10-choosing-nearby-colors-part-2/index.en-us_files/C_higher_par_per.png', error = FALSE)
## ---- chunk 53
knitr::include_graphics('/post/2021-08-10-choosing-nearby-colors-part-2/index.en-us_files/C_higher_per_l.png', error = FALSE)
## ---- chunk 54
knitr::include_graphics('/post/2021-08-10-choosing-nearby-colors-part-2/index.en-us_files/C_higher_par_l.png', error = FALSE)
## ---- chunk 55
knitr::include_graphics('/post/2021-08-10-choosing-nearby-colors-part-2/index.en-us_files/C_higher_samples.png', error = FALSE)
## ---- chunk 56
knitr::include_graphics('/post/2021-08-10-choosing-nearby-colors-part-2/index.en-us_files/C_higher_samples2.png', error = FALSE)
